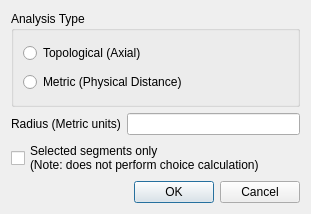
<?xml version="1.0" encoding="UTF-8"?>
<ui version="4.0">
 <class>CTopoMetDlg</class>
 <widget class="QDialog" name="CTopoMetDlg">
  <property name="geometry">
   <rect>
    <x>0</x>
    <y>0</y>
    <width>311</width>
    <height>214</height>
   </rect>
  </property>
  <property name="windowTitle">
   <string>Analysis Options</string>
  </property>
  <layout class="QVBoxLayout">
   <item>
    <widget class="QGroupBox" name="groupBox">
     <property name="title">
      <string>Analysis Type</string>
     </property>
     <layout class="QVBoxLayout">
      <item>
       <widget class="QRadioButton" name="c_topological">
        <property name="text">
         <string>Topological (Axial)</string>
        </property>
       </widget>
      </item>
      <item>
       <widget class="QRadioButton" name="radioButton">
        <property name="text">
         <string>Metric (Physical Distance)</string>
        </property>
       </widget>
      </item>
     </layout>
    </widget>
   </item>
   <item>
    <layout class="QHBoxLayout">
     <item>
      <widget class="QLabel">
       <property name="text">
        <string>Radius (Metric units)</string>
       </property>
      </widget>
     </item>
     <item>
      <widget class="QLineEdit" name="c_radius"/>
     </item>
    </layout>
   </item>
   <item>
    <widget class="QCheckBox" name="checkBox">
     <property name="text">
      <string>Selected segments only
(Note: does not perform choice calculation)</string>
     </property>
    </widget>
   </item>
   <item>
    <layout class="QHBoxLayout">
     <item>
      <spacer name="horizontalSpacer">
       <property name="orientation">
        <enum>Qt::Horizontal</enum>
       </property>
       <property name="sizeHint" stdset="0">
        <size>
         <width>40</width>
         <height>20</height>
        </size>
       </property>
      </spacer>
     </item>
     <item>
      <widget class="QPushButton" name="c_ok">
       <property name="text">
        <string>OK</string>
       </property>
      </widget>
     </item>
     <item>
      <widget class="QPushButton" name="c_cancel">
       <property name="text">
        <string>Cancel</string>
       </property>
      </widget>
     </item>
    </layout>
   </item>
  </layout>
 </widget>
 <resources/>
 <connections>
  <connection>
   <sender>c_ok</sender>
   <signal>clicked()</signal>
   <receiver>CTopoMetDlg</receiver>
   <slot>OnOK()</slot>
   <hints>
    <hint type="sourcelabel">
     <x>147</x>
     <y>205</y>
    </hint>
    <hint type="destinationlabel">
     <x>45</x>
     <y>192</y>
    </hint>
   </hints>
  </connection>
  <connection>
   <sender>c_cancel</sender>
   <signal>clicked()</signal>
   <receiver>CTopoMetDlg</receiver>
   <slot>OnCancel()</slot>
  </connection>
 </connections>
 <slots>
  <slot>OnOK()</slot>
  <slot>OnCancel()</slot>
 </slots>
</ui>
